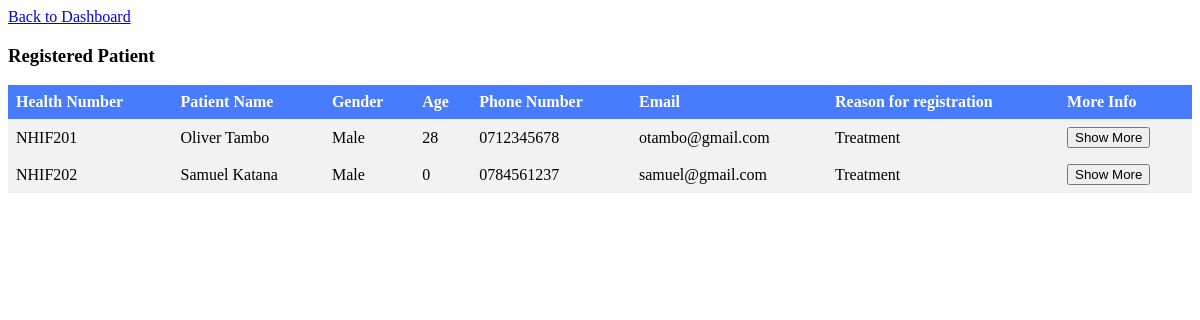
Screenshot of /get-patient-report.php with the database file from the repository.
### tables this page shows
CREATE TABLE `patient` (
  `patient_id` int(11) NOT NULL,
  `registration_datetime` datetime DEFAULT NULL,
  `health_number` varchar(255) DEFAULT NULL,
  `patient_name` varchar(255) DEFAULT NULL,
  `gender` enum('Male','Female','Other') DEFAULT NULL,
  `date_of_birth` date DEFAULT NULL,
  `phone_number` varchar(255) DEFAULT NULL,
  `email` varchar(255) DEFAULT NULL,
  `address` text DEFAULT NULL,
  `marital_status` enum('Single','Married','Divorced','Widowed') DEFAULT NULL,
  `is_under_18` tinyint(1) DEFAULT NULL,
  `parent_name` varchar(255) DEFAULT NULL,
  `parent_phone_number` varchar(255) DEFAULT NULL,
  `emergency_contact_name` varchar(255) DEFAULT NULL,
  `emergency_contact_relationship` varchar(255) DEFAULT NULL,
  `emergency_contact_phone_number` varchar(255) DEFAULT NULL,
  `reason_for_registration` text DEFAULT NULL,
  `taking_medications` tinyint(1) DEFAULT NULL
);

### get-patient-report.php (the view, shortened to what this page needs)
<!DOCTYPE html>
<html>
<head>
</head>
<body>
    <div class="back">
        <a href="receptionist.php" class="back-button">Back to Dashboard</a>
    </div>
    <?php
    require "connect.php";
    $sql = "SELECT *, TIMESTAMPDIFF(YEAR, date_of_birth, CURDATE()) AS age FROM patient";
    $stmt = $conn->prepare($sql);
    $stmt->execute();
    $result = $stmt->get_result();
    if ($result->num_rows > 0) {
        echo "<h3>Registered Patient</h3>";
        echo "<table>";
        echo "<tr><th>Health Number</th><th>Patient Name</th><th>Gender</th><th>Age</th><th>Phone Number</th><th>Email</th><th>Reason for registration</th><th>More Info</th></tr>";
        while ($row = $result->fetch_assoc()) {
            echo "<tr>";
            echo "<td>" . $row["health_number"] . "</td>";
            echo "<td>" . $row["patient_name"] . "</td>";
            echo "<td>" . $row["gender"] . "</td>";
            echo "<td>" . $row["age"] . "</td>";
            echo "<td>" . $row["phone_number"] . "</td>";
            echo "<td>" . $row["email"] . "</td>";
            echo "<td>" . $row["reason_for_registration"] . "</td>";
            echo "<td><button class='toggle'>Show More</button></td>";
            echo "</tr>";
        }
        echo "</table>";
    } else {
        echo "No patient found with health number: " . $healthNumber;
    }
    ?>
</body>
</html>

### get-patient-report.php (style rules this page uses)
table { border-collapse: collapse; width: 100%; }
th, td { text-align: left; padding: 8px; }
tr:nth-child(even) { background-color: #f2f2f2; }
th { background-color: #487cff; color: white; }

### rows the page displays
patient: health_number "NHIF201", patient_name "Oliver Tambo", gender "Male", age "28", phone_number "0712345678", email "otambo@gmail.com", reason_for_registration "Treatment"
patient: health_number "NHIF202", patient_name "Samuel Katana", gender "Male", age "0", phone_number "0784561237", email "samuel@gmail.com", reason_for_registration "Treatment"
